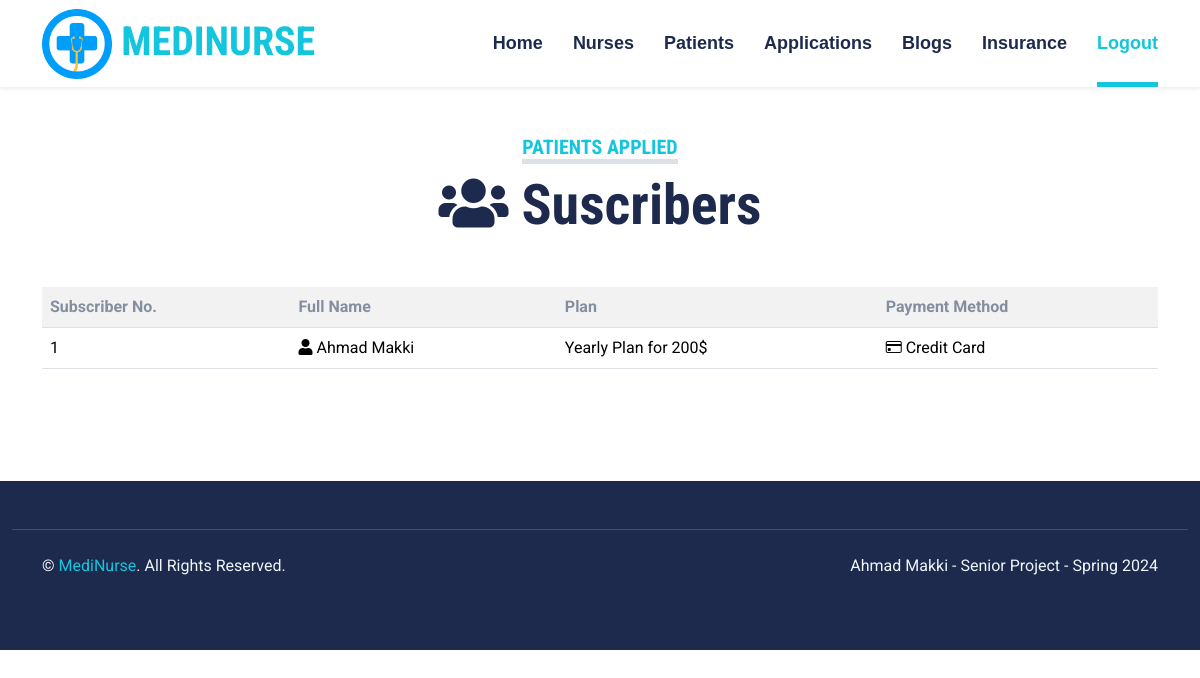
The page /admin/view-subscribers.php?id=2 on the database its author committed.
### tables this page shows
CREATE TABLE IF NOT EXISTS `subscriptions` (
  `subscriptionID` int(11) NOT NULL AUTO_INCREMENT,
  `price_method` varchar(100) NOT NULL,
  `payment_method` varchar(100) NOT NULL,
  `planID` int(11) NOT NULL,
  `patientID` int(11) NOT NULL,
  PRIMARY KEY (`subscriptionID`)
);

CREATE TABLE IF NOT EXISTS `patients` (
  `patientID` int(11) NOT NULL,
  `first_name` varchar(100) NOT NULL,
  `last_name` varchar(100) NOT NULL,
  `address` varchar(100) NOT NULL,
  `phone` int(11) NOT NULL,
  `gender` varchar(100) NOT NULL,
  `birthdate` date NOT NULL,
  `password` varchar(100) NOT NULL,
  PRIMARY KEY (`patientID`)
);

CREATE TABLE IF NOT EXISTS `insurance_plans` (
  `planID` int(11) NOT NULL AUTO_INCREMENT,
  `name` varchar(100) NOT NULL,
  `description` text NOT NULL,
  `image` varchar(100) NOT NULL,
  `yearly_price` int(11) NOT NULL,
  `monthly_price` int(11) NOT NULL,
  PRIMARY KEY (`planID`)
);

### admin/view-subscribers.php (the view, shortened to what this page needs)
<?php include "head.php"; ?>
<body>
<?php include "navbar.php"; ?>
<div class="container-fluid py-5">
        <div class="container">
            <div class="text-center mx-auto mb-5" style="max-width: 500px;">
                <h5 class="d-inline-block text-primary text-uppercase border-bottom border-5">Patients Applied</h5>
                <h1 class="display-4"><i class="fa fa-users"></i> Suscribers</h1>
            </div>
            <table class="table table-striped" style="color:black">
			<tr>
				<th>Subscriber No.</th>
				<th>Full Name</th>
				<th>Plan </th>
				<th>Payment Method</th>
			</tr>
<?php
$planid = $_GET['id'];
$result = mysqli_query($con,"SELECT * FROM subscriptions WHERE planID='$planid' ORDER BY patientID ASC");
if(mysqli_num_rows($result)>0){  $n=1;
while($row = mysqli_fetch_array($result)){
    $pid = $row['patientID'];
    $resultP = mysqli_query($con,"SELECT * FROM patients WHERE patientID='$pid'");
            $rowP = mysqli_fetch_array($resultP);
            $resulti = mysqli_query($con,"SELECT * FROM insurance_plans ORDER BY planID='$planid'");
                $rowi = mysqli_fetch_array($resulti);
?>
				<td><?php echo $n ?></td>
                <td><i class="fa fa-user"></i> <?php echo $rowP['first_name'] ?> <?php echo $rowP['last_name'] ?></td>
                <td>
                   <?php if($row['price_method']=="Yearly") {?>
                    <?php echo $row['price_method'] ?> Plan for <?php echo $rowi['yearly_price'] ?>$
                    <?php } else{?>
                    <?php echo $row['price_method'] ?> Plan for <?php echo $rowi['monthly_price'] ?>$
                    <?php } ?>
                </td>
                <td>
                    <?php if($row['payment_method']=="Credit Card") {?>
                    <i class="bi bi-credit-card" aria-hidden="true"></i> <?php echo $row['payment_method'] ?></td>
                    <?php } else {?>
                    <i class="fa fa-paypal"></i> <?php echo $row['payment_method'] ?></td>
                    <?php }?>
                <?php $n++; }} else {echo "No Subscribers Found";}?>
		    </table>
        </div>
    </div>
<?php include "footer.php"; ?>

### css/style.css (style rules this page uses)
:root { --primary: #13C5DD; --secondary: #354F8E; --light: #EFF5F9; --dark: #1D2A4D; }

### rows shown on the page
subscriptions: patientID.first_name "Ahmad", patientID.last_name "Makki", price_method "Yearly", insurance_plans.yearly_price "200", payment_method "Credit Card"
